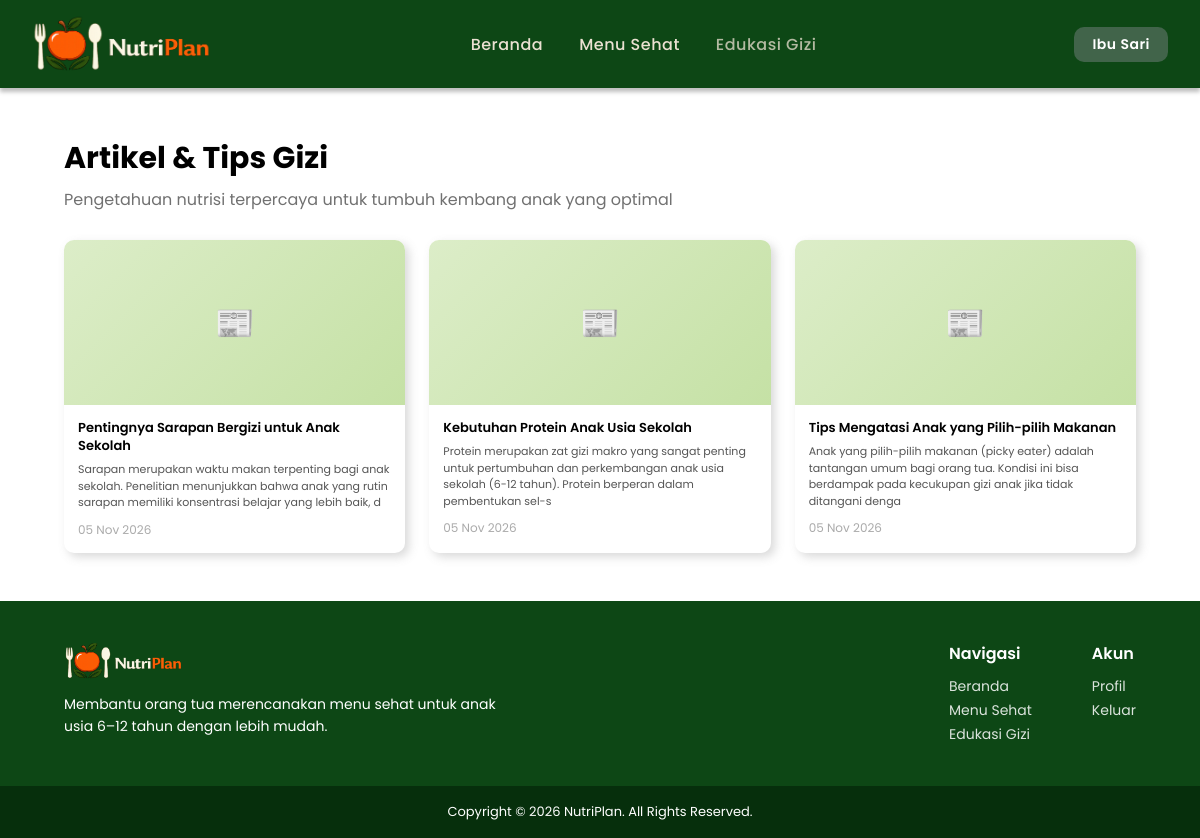
The app's page /index.php?page=edukasi (signed in) with its own data.
### tables this page shows
CREATE TABLE IF NOT EXISTS edukasi (
  id_edukasi INT AUTO_INCREMENT PRIMARY KEY,
  judul      VARCHAR(255) NOT NULL,
  isi        TEXT NOT NULL,
  gambar     VARCHAR(255) DEFAULT NULL,
  created_at TIMESTAMP DEFAULT CURRENT_TIMESTAMP
);

### helpers/auth.php (called while the page is built, shortened)
<?php
function isLoggedIn(): bool
{
    return isset($_SESSION['id_user']);
}
function isAdmin(): bool
{
    return ($_SESSION['role'] ?? '') === 'admin';
}

### pages/edukasi.php (the view, shortened to what this page needs)
<?php
$edukasi = [];
$stmt = mysqli_prepare($conn, "SELECT id_edukasi, judul, isi, gambar, created_at FROM edukasi ORDER BY created_at DESC");
mysqli_stmt_execute($stmt);
$result = mysqli_stmt_get_result($stmt);
while ($row = mysqli_fetch_assoc($result)) {
    $edukasi[] = $row;
}
?>
<!DOCTYPE html>
<html lang="id">
<head>
    <link rel="stylesheet" href="/assets/css/style.css">
</head>
<body>
<?php include ROOT . '/includes/navbar.php'; ?>
<section class="section">
    <h2 class="section-title">Artikel & Tips Gizi</h2>
    <p class="section-subtitle">Pengetahuan nutrisi terpercaya untuk tumbuh kembang anak yang optimal</p>
    <?php if ($edukasi): ?>
    <div class="edukasi-grid">
        <?php foreach ($edukasi as $e): ?>
        <a href="/index.php?page=edukasi_detail&id=<?= $e['id_edukasi'] ?>" class="news-card" style="text-decoration:none; color:inherit;">
            <?php if ($e['gambar'] && file_exists(ROOT . '/assets/images/' . $e['gambar'])): ?>
                <img class="news-card-img" src="/assets/images/<?= htmlspecialchars($e['gambar']) ?>" alt="<?= htmlspecialchars($e['judul']) ?>">
            <?php else: ?>
                <div class="news-card-img-placeholder">📰</div>
            <?php endif; ?>
            <div class="news-card-body">
                <div class="news-card-title"><?= htmlspecialchars($e['judul']) ?></div>
                <div class="news-card-excerpt"><?= htmlspecialchars(strip_tags(substr($e['isi'], 0, 160))) ?></div>
                <div style="margin-top:10px; font-size:12px; color:#aaa;">
                    <?= date('d M Y', strtotime($e['created_at'])) ?>
                </div>
            </div>
        </a>
        <?php endforeach; ?>
    </div>
    <?php else: ?>
    <p style="text-align:center; color:#888; padding:60px 0; font-size:18px;">Belum ada artikel tersedia.</p>
    <?php endif; ?>
</section>
<?php include ROOT . '/includes/footer.php'; ?>
</body>
</html>

### index.php (shortened to what this page needs)
<?php
require_once ROOT . '/helpers/auth.php';
$page = $_GET['page'] ?? 'beranda';
if ($page === 'download_jadwal_pdf') {
    $file = ROOT . '/pages/download_jadwal.php';
} else {
    $file = ROOT . "/pages/{$page}.php";
}
if (file_exists($file)) {
    include $file;
    exit();
}

### includes/navbar.php (shortened to what this page needs)
<?php
$current = $_GET['page'] ?? 'beranda';
?>
<nav class="navbar">
    <a href="/index.php?page=beranda" class="navbar-logo">
        <img
            src="/assets/images/nutriplan-logo.png"
            alt="NutriPlan"
        >
    </a>
    <div class="navbar-menu">
        <a
            href="/index.php?page=beranda"
            class="<?= $current === 'beranda' ? 'active' : ''; ?>"
        >
            Beranda
        </a>
        <a
            href="/index.php?page=menu"
            class="<?= in_array(
                $current,
                ['menu', 'menu_detail'],
                true
            ) ? 'active' : ''; ?>"
        >
            Menu Sehat
        </a>
        <a
            href="/index.php?page=edukasi"
            class="<?= in_array(
                $current,
                ['edukasi', 'edukasi_detail'],
                true
            ) ? 'active' : ''; ?>"
        >
            Edukasi Gizi
        </a>
    </div>
    <div class="navbar-right">
        <?php if (isLoggedIn()): ?>
            <?php
            $profilLink = isAdmin()
                ? '/admin/'
                : '/index.php?page=profil_ibu';
            ?>
            <a
                href="<?= $profilLink; ?>"
                class="navbar-user-btn"
            >
                <?= htmlspecialchars(
                    $_SESSION['nama'] ?? 'Pengguna'
                ); ?>
            </a>
        <?php endif; ?>
    </div>
</nav>

### includes/footer.php (shortened to what this page needs)
<footer class="footer">
    <div class="footer-inner">
        <div class="footer-brand">
            <img
                src="/assets/images/nutriplan-logo.png"
                alt="NutriPlan"
                style="height:40px; width:auto;"
            >
            <p>
                Membantu orang tua merencanakan menu sehat
                untuk anak usia 6–12 tahun dengan lebih mudah.
            </p>
        </div>
        <div class="footer-links">
            <div class="footer-col">
                <h4>Navigasi</h4>
                <a href="/index.php?page=beranda">
                    Beranda
                </a>
                <a href="/index.php?page=menu">
                    Menu Sehat
                </a>
                <a href="/index.php?page=edukasi">
                    Edukasi Gizi
                </a>
            </div>
            <div class="footer-col">
                <h4>Akun</h4>
                <?php if (isLoggedIn()): ?>
                    <a href="/index.php?page=profil_ibu">
                        Profil
                    </a>
                    <a href="/logout.php">
                        Keluar
                    </a>
                <?php endif; ?>
            </div>
        </div>
    </div>
    <div class="footer-bottom">
        Copyright &copy; <?= date('Y'); ?> NutriPlan.
        All Rights Reserved.
    </div>
</footer>

### assets/css/style.css (style rules this page uses)
*, *::before, *::after { margin: 0; padding: 0; box-sizing: border-box; }
body { font-family: 'Poppins', sans-serif; background: #fff; color: #111; padding-top: 88px; min-height: 100vh; display: flex; flex-direction: column; }
a { text-decoration: none; color: inherit; }
img { display: block; max-width: 100%; }
:root { --green-primary: #0d4715; --green-secondary: #41644a; --green-light: rgba(13, 71, 21, 0.15); --green-overlay: rgba(13, 71, 21, 0.85); --shadow-card: 4px 4px 9.75px rgba(109, 109, 109, 0.25); --radius-sm: 10px; --radius-lg: 20px; --radius-xl: 30px; }
.navbar { position: fixed; top: 0; left: 0; width: 100%; height: 88px; background: var(--green-primary); display: flex; align-items: center; justify-content: space-between; padding: 0 32px; box-shadow: 0 4px 4px rgba(0, 0, 0, 0.25); z-index: 1000; }
.navbar-logo img { height: 60px; width: auto; object-fit: contain; }
.navbar-menu { display: flex; align-items: center; gap: 36px; }
.navbar-menu a { color: #ebe1d1; font-size: 16px; font-weight: 500; letter-spacing: 0.5px; transition: opacity .2s; }
.navbar-menu a:hover, .navbar-menu a.active { opacity: .75; }
.navbar-right { display: flex; align-items: center; }
.navbar-user-btn { background: var(--green-secondary); color: #fff; padding: 7px 18px; border-radius: var(--radius-sm); font-size: 14px; font-weight: 600; letter-spacing: 0.5px; border: none; cursor: pointer; display: flex; align-items: center; gap: 6px; }
.section { padding: 48px 64px; }
.section-title { font-size: 30px; font-weight: 700; color: #000; margin-bottom: 6px; }
.section-subtitle { font-size: 16px; font-weight: 400; color: #717171; margin-bottom: 28px; }
.news-card { background: #fff; border-radius: var(--radius-sm); box-shadow: var(--shadow-card); overflow: hidden; cursor: pointer; transition: transform .25s; }
.news-card-img-placeholder { width: 100%; height: 165px; background: linear-gradient(135deg, #dcedc8, #c5e1a5); display: flex; align-items: center; justify-content: center; font-size: 32px; }
.news-card-body { padding: 14px; }
.news-card-title { font-size: 13px; font-weight: 600; color: #000; line-height: 1.4; margin-bottom: 6px; display: -webkit-box; -webkit-line-clamp: 3; -webkit-box-orient: vertical; overflow: hidden; }
.news-card-excerpt { font-size: 11px; font-weight: 400; color: #555; line-height: 1.5; display: -webkit-box; -webkit-line-clamp: 4; -webkit-box-orient: vertical; overflow: hidden; }
.edukasi-grid { display: grid; grid-template-columns: repeat(3, 1fr); gap: 24px; }
.footer { background: var(--green-primary); color: #fff; padding: 40px 64px 0; margin-top: auto; }
.footer-inner { display: grid; grid-template-columns: 1fr auto; gap: 60px; padding-bottom: 30px; }
.footer-brand p { font-size: 14px; font-weight: 400; line-height: 1.6; margin: 12px 0 18px; max-width: 460px; }
.footer-links { display: flex; gap: 60px; }
.footer-col h4 { font-size: 16px; font-weight: 600; margin-bottom: 10px; }
.footer-col a { display: block; font-size: 14px; font-weight: 400; color: rgba(255, 255, 255, 0.85); margin-bottom: 3px; transition: opacity .2s; }
.footer-bottom { background: #062f0c; text-align: center; padding: 16px; font-size: 13px; color: #fff; margin: 0 -64px; }

### records on screen
edukasi: judul "Pentingnya Sarapan Bergizi untuk Anak Sekolah", isi "Sarapan merupakan waktu makan terpenting bagi anak sekolah. Penelitian menunjukkan bahwa anak yang rutin sarapan memiliki konsentrasi belajar yang lebih baik, d", created_at "05 Nov 2026"
edukasi: judul "Kebutuhan Protein Anak Usia Sekolah", isi "Protein merupakan zat gizi makro yang sangat penting untuk pertumbuhan dan perkembangan anak usia sekolah (6-12 tahun). Protein berperan dalam pembentukan sel-s", created_at "05 Nov 2026"
edukasi: judul "Tips Mengatasi Anak yang Pilih-pilih Makanan", isi "Anak yang pilih-pilih makanan (picky eater) adalah tantangan umum bagi orang tua. Kondisi ini bisa berdampak pada kecukupan gizi anak jika tidak ditangani denga", created_at "05 Nov 2026"

### other values on screen
$_SESSION['nama'] "Ibu Sari"
